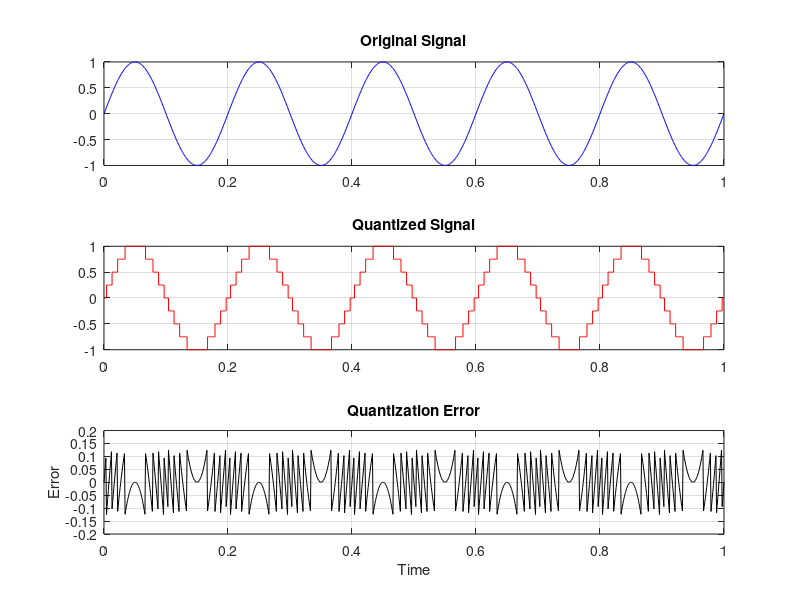

The MATLAB script that drew this image:
%{
Problem 8: Quantization Error Analysis
    •   Compute quantization error
    •   Plot error signal
    •   Calculate Mean Squared Error (MSE)
%}

clc;
clear;
close all;

% Original signal
t = 0:0.001:1;
x = sin(2*pi*5*t);

% Quantization
L = 8;
delta = 2/L;
xq = round(x/delta)*delta;

% Quantization error
e = x - xq;

% Mean Squared Error
MSE = mean(e.^2);

disp(['Mean Squared Error = ', num2str(MSE)])

figure;

subplot(3,1,1)
plot(t,x,'b')
title('Original Signal')
grid on

subplot(3,1,2)
stairs(t,xq,'r')
title('Quantized Signal')
grid on

subplot(3,1,3)
plot(t,e,'k')
title('Quantization Error')
xlabel('Time')
ylabel('Error')
grid on
